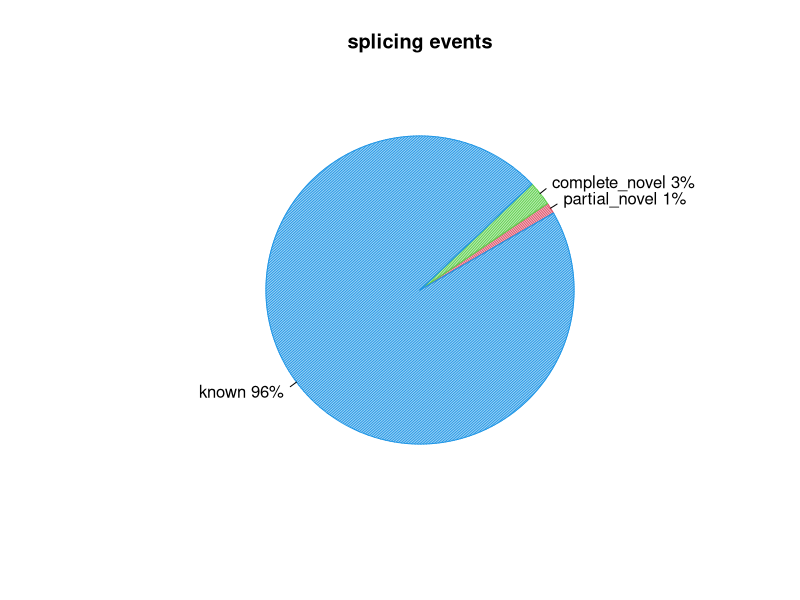
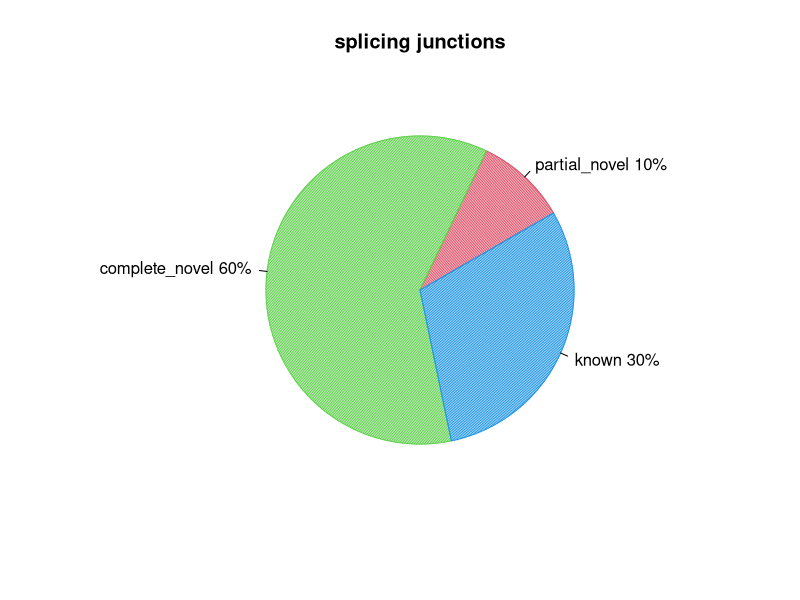

R code for these plots, in order:
pdf("CF98442.splice_events.pdf")
events=c(1.151609150055297,2.568461344105074,96.17049333064968)
pie(events,col=c(2,3,4),init.angle=30,angle=c(60,120,150),density=c(70,70,70),main="splicing events",labels=c("partial_novel 1%","complete_novel 3%","known 96%"))
dev.off()
pdf("CF98442.splice_junction.pdf")
junction=c(9.561919629550953,60.36725438566157,30.07082598478748)
pie(junction,col=c(2,3,4),init.angle=30,angle=c(60,120,150),density=c(70,70,70),main="splicing junctions",labels=c("partial_novel 10%","complete_novel 60%","known 30%"))
dev.off()
